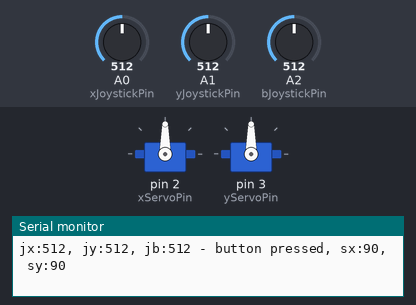
A sketch run on a simulated Arduino Uno, built with avr-gcc and run on an emulated ATmega328P. Shown: 2 × servo, the last lines printed to the serial monitor. The test bench sets the inputs (shaded band); at power-on: A2 (bJoystickPin) = 512, A0 (xJoystickPin) = 512, A1 (yJoystickPin) = 512.

Above: at 1.2 s.
1.3 s: A2 (bJoystickPin) set to 492
3.3 s: A0 (xJoystickPin) set to 409
6.3 s: A0 (xJoystickPin) set to 382
At 7.15 s:
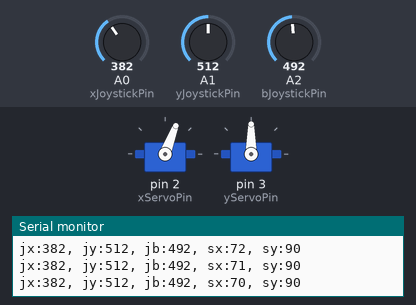
At 7.78 s:
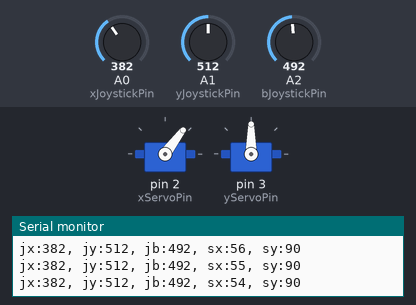
9.3 s: A1 (yJoystickPin) set to 592
12.3 s: A1 (yJoystickPin) set to 609
At 12.8 s:
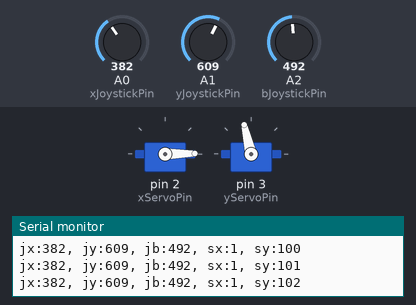
15.3 s: A0 (xJoystickPin) set to 610
At 15.57 s:
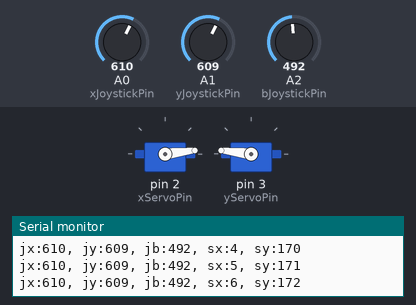
Timing chart, 0 to 20.8 s (numbered marks = the images above; inputs shaded):
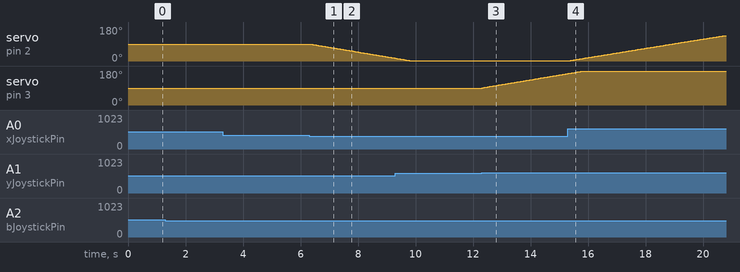

The sketch:

servo_joystick_dir.ino
```cpp
#include <Servo.h>

Servo servoX;
Servo servoY;

int del = 0.1 * 1000;

// digital servo pins
int xServoPin = 2;
int yServoPin = 3;

// analog joystick pins
int xJoystickPin = 0;
int yJoystickPin = 1;
int bJoystickPin = 2;

// effective ranges of devices
//  joystick X & Y axis ranges
int jxMin = 0;
int jxMax = 1023;
int jyMin = 69;
int jyMax = 1023;
//  servo X & Y (pan & tilt) ranges
int sxMin = 9;
int sxMax = 162;
int syMin = 1;
int syMax = 165;

int sx = 90;
int sy = 90;

void setup()
{
  pinMode(xServoPin, OUTPUT);
  servoX.attach(xServoPin);
  pinMode(yServoPin, OUTPUT);
  servoY.attach(yServoPin);

  // analog pin numbers start at 14
  pinMode(xJoystickPin + 14, INPUT);
  pinMode(yJoystickPin + 14, INPUT);
  pinMode(bJoystickPin + 14, INPUT);

  // Start serial communications for feedback
  Serial.begin(9600);
}

void loop()
{
  int jx,jy,jb;
  boolean bDown = false;

  // read joystick data
  jx = analogRead(xJoystickPin);
  jy = analogRead(yJoystickPin);
  jb = analogRead(bJoystickPin);
    Serial.print("jx:");
    Serial.print(jx,DEC);
    Serial.print(", jy:");
    Serial.print(jy,DEC);
    Serial.print(", jb:");
    Serial.print(jb,DEC);

  if(jb>500) { // button is pressed
    if(!(bDown)) { // only center once
      sx = 90;
      sy = 90;
      bDown = true;
    }
    Serial.print(" - button pressed");
  } else {
    bDown = false;

    // x increment (left)
    if(jx>600) {
      sx++;
      if(sx > 179) {
        sx = 179;
      }
    }
    // x decrement (right)
    if(jx<400) {
      sx--;
      if(sx < 1) {
        sx = 1;
      }
    }
    // y increment (up)
    if(jy>600) {
      sy++;
      if(sy > 179) {
        sy = 179;
      }
    }
    // y decrement (down)
    if(jy<400) {
      sy--;
      if(sy < 1) {
        sy = 1;
      }
    }
  }

  servoX.write(sx);
  servoY.write(sy);

  Serial.print(", sx:");
  Serial.print(sx,DEC);
  Serial.print(", sy:");
  Serial.print(sy,DEC);
  Serial.println("");

  delay(10);
}

void center()
{
  servoX.write(90);
  servoY.write(90);
  delay(200); // wait for servos to center
}
```

Measured:
- the behaviour switches between 400 and 399 on A0 (xJoystickPin) (found by bisection; images 0 and 1)
- the behaviour switches between 600 and 601 on A1 (yJoystickPin) (found by bisection; images 2 and 3)
- after the input at 6.3 s, servo on pin 2 (xServoPin): moves from 90° to 15° over 2.9 s, starting after 0.05 s
- after the input at 12.3 s, servo on pin 3 (yServoPin): moves from 90° to 166° over 3.0 s, starting at once
- after the input at 15.3 s, servo on pin 2 (xServoPin): moves from 1° to 135° over 5.4 s, starting after 0.05 s
